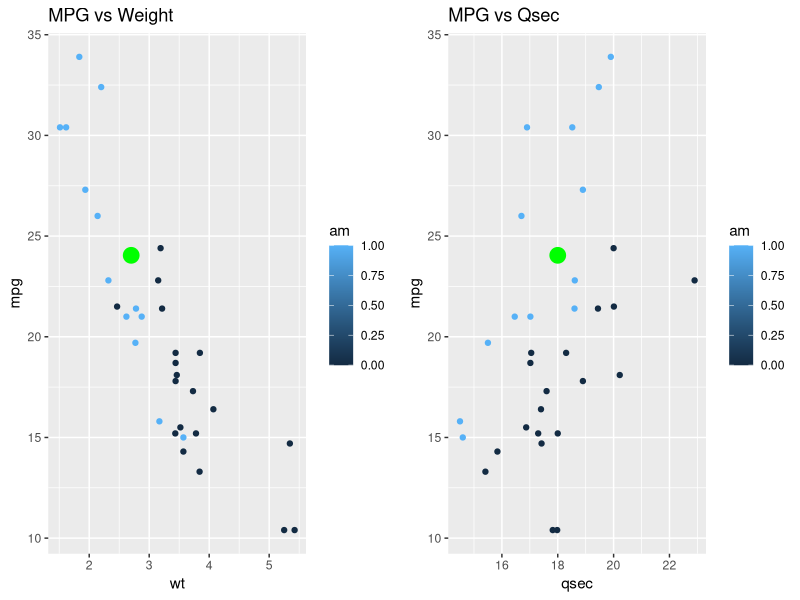

Reproduce this figure in R.
## ---- chunk 1
head(mtcars,10)
## ---- chunk 2

library(ggplot2)
fit3 <- lm(mpg ~ wt + am + qsec, data=mtcars)  
multiplot <- function(..., plotlist=NULL, cols) {
  require(grid)
  
  # Make a list from the ... arguments and plotlist
  plots <- c(list(...), plotlist)
  
  numPlots = length(plots)
  
  # Make the panel
  plotCols = cols                          # Number of columns of plots
  plotRows = ceiling(numPlots/plotCols) # Number of rows needed, calculated from # of cols
  
  # Set up the page
  grid.newpage()
  pushViewport(viewport(layout = grid.layout(plotRows, plotCols)))
  vplayout <- function(x, y)
    viewport(layout.pos.row = x, layout.pos.col = y)
  
  # Make each plot, in the correct location
  for (i in 1:numPlots) {
    curRow = ceiling(i/plotCols)
    curCol = (i-1) %% plotCols + 1
    print(plots[[i]], vp = vplayout(curRow, curCol ))
  }
  
}           

wt<-2.70
qsec<-18
am<-1


mpg<-predict.lm(fit3, newdata=data.frame(wt,qsec,am))

mpg
           
           g1<-ggplot(mtcars, aes(x=wt, y=mpg, colour=am)) + geom_point() + ggtitle("MPG vs Weight")+annotate("point",size = 5, shape = 19, color = "#00FF00", x = wt, y = mpg)
           g2<-ggplot(mtcars, aes(x=qsec, y=mpg, colour=am)) + geom_point() +ggtitle("MPG vs Qsec")+annotate("point",size = 5, shape = 19, color = "#00FF00", x = qsec, y = mpg)
           multiplot(g1, g2, cols = 2)
